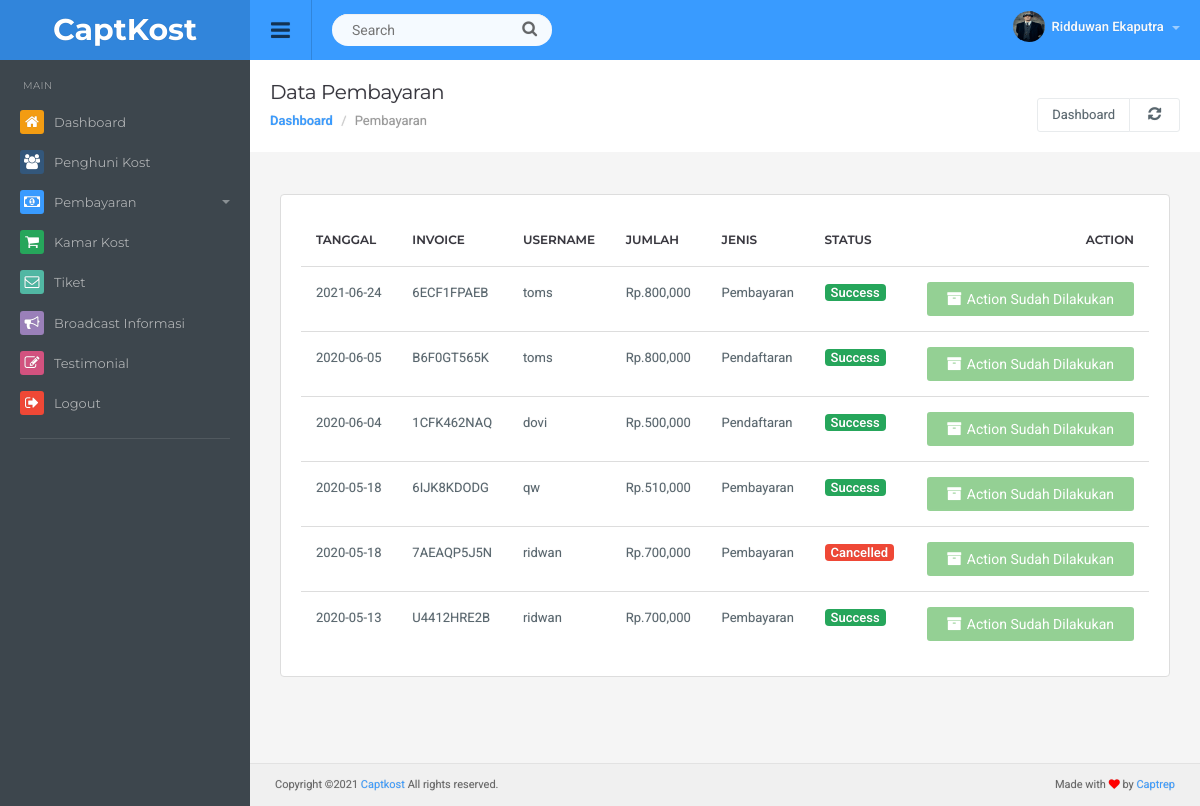
/admin/pembayaran.php (signed in), run on the app's committed database.
### tables this page shows
CREATE TABLE `pembayaran` (
  `id_pembayaran` int(5) NOT NULL,
  `invoice` varchar(50) NOT NULL,
  `username` varchar(50) NOT NULL,
  `nama_kamar` varchar(50) NOT NULL,
  `jenis` enum('Pendaftaran','Pembayaran') NOT NULL,
  `method` varchar(50) NOT NULL,
  `status` enum('Pending','Success','Cancelled') NOT NULL,
  `tanggal` date NOT NULL,
  `jumlah` int(15) NOT NULL
);

### admin/pembayaran.php (the view, shortened to what this page needs)
<?php
include("../lib/koneksi.php");
  $id = $_SESSION['id_admin'];
  $sql_admin = "SELECT * FROM admin WHERE id_admin = '$id'";
  $query_admin = mysqli_query($koneksi,$sql_admin);
  while($data_admin = mysqli_fetch_assoc($query_admin)){
    $nama = $data_admin['nama'];
    $gambar = $data_admin['gambar'];
  }
if (!isset($_SESSION['useradmin']) and !isset($_SESSION['passadmin'])) {
  header("location:login.php");
}else {
?>
<!DOCTYPE html>
<html lang="en">
  <head>
  <link href="css/root.css" rel="stylesheet">
  </head>
  <body>
  <div id="top" class="clearfix">
    <div class="applogo">
      <a href="index.php" class="logo">CaptKost</a>
    </div>
    <a href="#" class="sidebar-open-button"><i class="fa fa-bars"></i></a>
    <form class="searchform">
      <input type="text" class="searchbox" id="searchbox" placeholder="Search">
      <span class="searchbutton"><i class="fa fa-search"></i></span>
    </form>
    <ul class="top-right">
    <li class="dropdown link">
    <a href="#" data-toggle="dropdown" class="dropdown-toggle profilebox"><img src="<?=$gambar;?>" alt="img"><b><?= $nama;?> </b><span class="caret"></span></a>
    </li>
    </ul>
  </div>
<?php
  include ('sidebar.php');
?>
<div class="content">
  <div class="page-header">
    <h1 class="title">Data Pembayaran</h1>
      <ol class="breadcrumb">
        <li><a href="index.php">Dashboard</a></li>
        <li class="active">Pembayaran</li>
      </ol>
    <div class="right">
      <div class="btn-group" role="group" aria-label="...">
        <a href="index.php" class="btn btn-light">Dashboard</a>
        <a href="" class="btn btn-light"><i class="fa fa-refresh"></i></a>
      </div>
    </div>
  </div>
<br>
<div class="container-default">
  <div class="panel panel-default">
    <div class="panel-body table-responsive">
          <table class="table table-hover">
            <thead>
              <tr>
                <td>Tanggal</td>
                <td>Invoice</td>
                <td>Username</td>
                <td>Jumlah</td>
                <td>Jenis</td>
                <td>Status</td>
                <td class="text-right">Action</td>
              </tr>
            </thead>
            <tbody>
              <?php
              $ddl =  "SELECT * FROM pembayaran ORDER BY tanggal DESC";
              $query = mysqli_query($koneksi,$ddl) or die (mysqli_error($koneksi));
              while ($row=mysqli_fetch_assoc($query)) :
              ?>
              <tr>
                <td><?= $row['tanggal'];?></td>
                <td><?= $row['invoice'];?></td>
                <td><?= $row['username'];?></td>
                <td><?= "Rp." . number_format($row['jumlah']);?></td>
                <td><?= $row['jenis'];?></td>
                <td>
                  <?php
                  if ($row['status'] == "Pending") {
                    $type = "warning";
                  }else if ($row['status'] == "Cancelled"){
                    $type = "danger";
                  }else if ($row['status'] == "Success"){
                    $type = "success";
                  }
                  ?>
                  <span class="label label-<?= $type;?>"><?= $row['status'];?></span>
                </td>
                <?php
                if ($row['status'] == "Success" ||$row['status'] == "Cancelled") { ?>
                      <td class="text-right">
                      <button type="button" class="btn btn-success" disabled><i class="fa fa-archive"></i>Action Sudah Dilakukan</button>
                      </td>
                <?php } ?>
              </tr>
              <?php endwhile ?>
            </tbody>
          </table>
    </div>
  </div>
</div>
<br><br><br>
<?php
include "footer.php";
?>
</div>
</body>
</html>
<?php
} ?>

### data on the page
pembayaran: tanggal "2021-06-24", invoice "6ECF1FPAEB", username "toms", jumlah "800,000", jenis "Pembayaran", status "Success", shows "Action Sudah Dilakukan"
pembayaran: tanggal "2020-06-05", invoice "B6F0GT565K", username "toms", jumlah "800,000", jenis "Pendaftaran", status "Success", shows "Action Sudah Dilakukan"
pembayaran: tanggal "2020-06-04", invoice "1CFK462NAQ", username "dovi", jumlah "500,000", jenis "Pendaftaran", status "Success", shows "Action Sudah Dilakukan"
pembayaran: tanggal "2020-05-18", invoice "6IJK8KDODG", username "qw", jumlah "510,000", jenis "Pembayaran", status "Success", shows "Action Sudah Dilakukan"
pembayaran: tanggal "2020-05-18", invoice "7AEAQP5J5N", username "ridwan", jumlah "700,000", jenis "Pembayaran", status "Cancelled", shows "Action Sudah Dilakukan"
pembayaran: tanggal "2020-05-13", invoice "U4412HRE2B", username "ridwan", jumlah "700,000", jenis "Pembayaran", status "Success", shows "Action Sudah Dilakukan"

### other printed values
$nama "Ridduwan Ekaputra"
